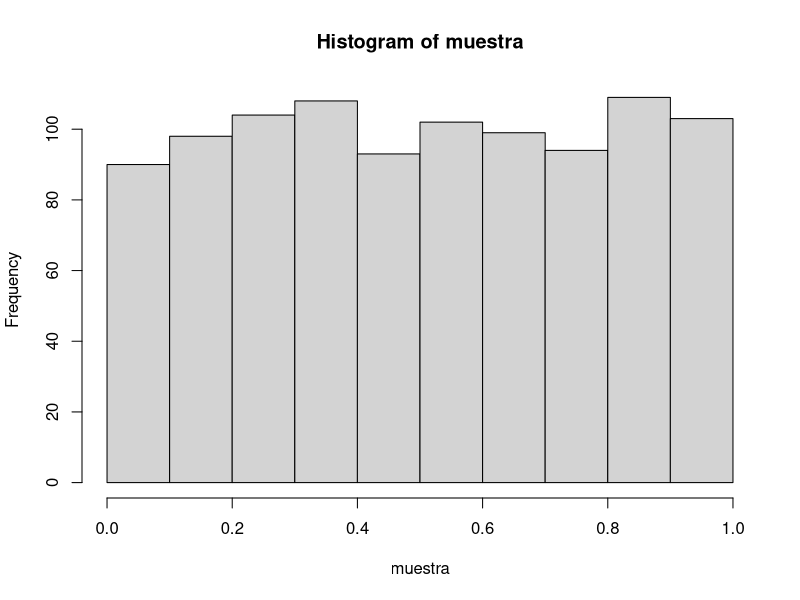
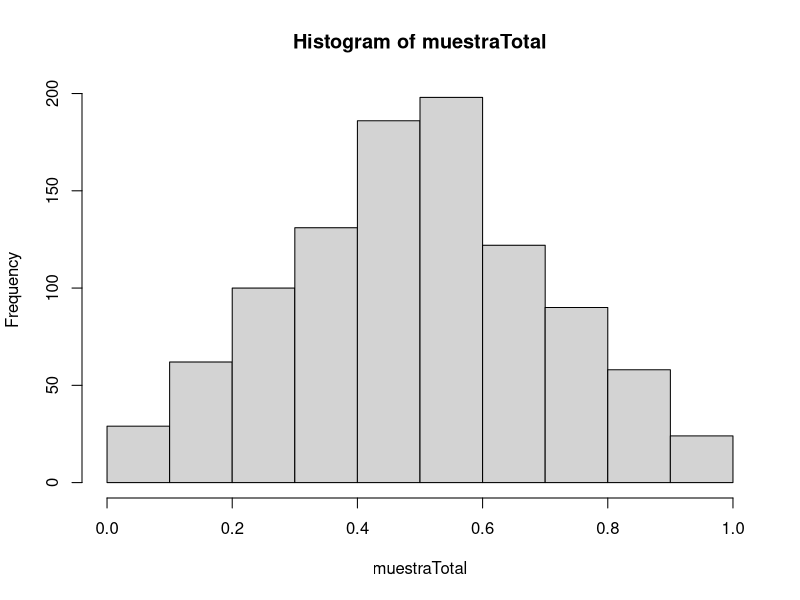
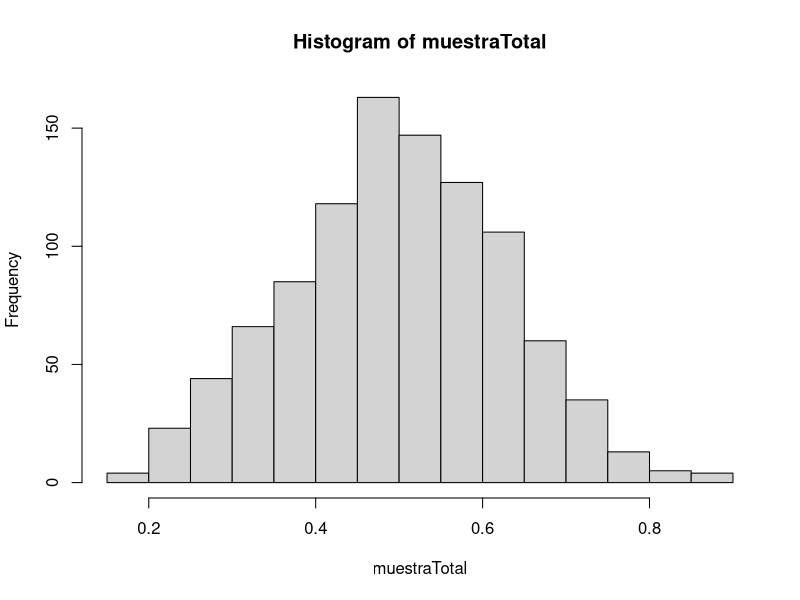
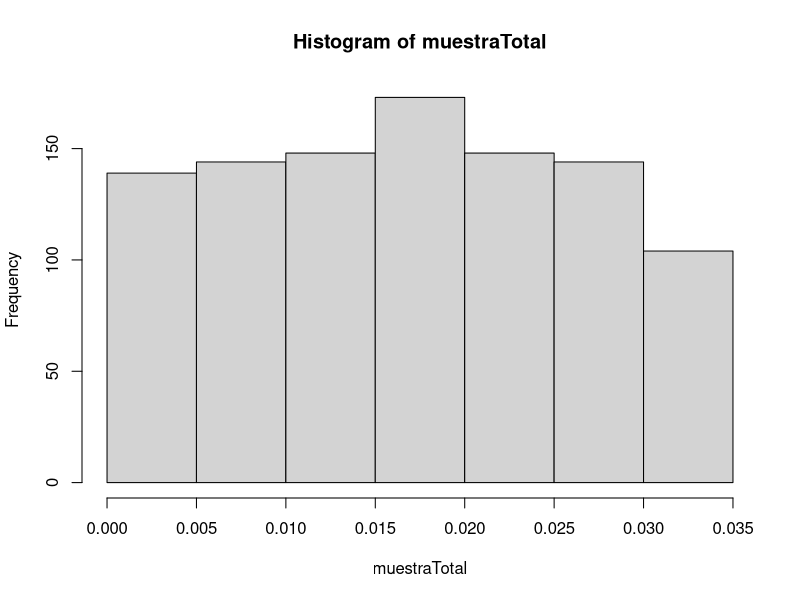
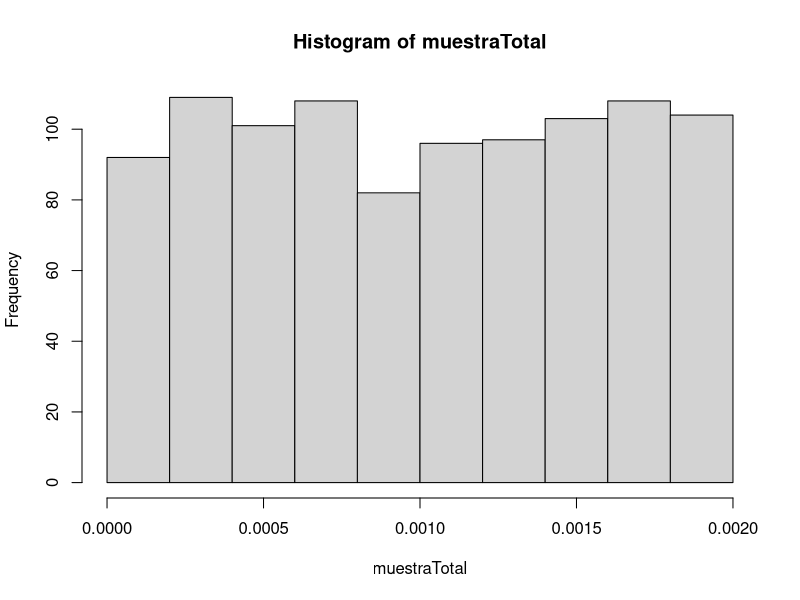

Generate these figures, in order, with R:

library(ggplot2)


#Ej 1 a

muestra <- runif(1000,0,1)
hist(muestra)

#Ej 1 b


muestraTotal <- c(1:1000)
for (i in 1:1000) {
  x1 <- runif(1,0,1)
  x2 <- runif(1,0,1)
  xprom <- (x1 + x2) / 2
  muestraTotal[i] <- xprom
}

hist(muestraTotal) #no se si esta bien mostrar asi, pero como tengo q replicar 1000 y mostrar todo

#Ej 1 c

muestraTotal <- c(1:1000)
for (i in 1:1000) {
  muestra <- runif(5,0,1)
  xprom <- sum(muestra) * 1/5
  muestraTotal[i] <- xprom
}

hist(muestraTotal) #no se si esta bien mostrar asi, pero como tengo q replicar 1000 y mostrar todo

#Ej 1 d

muestraTotal <- c(1:1000)
#xVal <- c(1:30)
#xSum <- 0
for (i in 1:1000) {
  #for (j in 1:30) {
  #  xVal[j] <- runif(1,0,1)
  #  xSum <- xSum + xVal[j]
  #}
  muestra <- runif(30,0,1)
  xprom <- muestra * 1/30
  muestraTotal[i] <- xprom
}
hist(muestraTotal) #no se si esta bien mostrar asi, pero como tengo q replicar 1000 y mostrar todo

#Ej 1 e

muestraTotal <- c(1:1000)
#xVal <- c(1:500)
#xSum <- 0
for (i in 1:1000) {
 # for (j in 1:500) {
  #  xVal[j] <- runif(1,0,1)
  #  xSum <- xSum + xVal[j]
  #}
  muestra <- runif(500,0,1)
  xprom <- muestra * 1/500
  muestraTotal[i] <- xprom
}
hist(muestraTotal) #no se si esta bien mostrar asi, pero como tengo q replicar 1000 y mostrar todo

